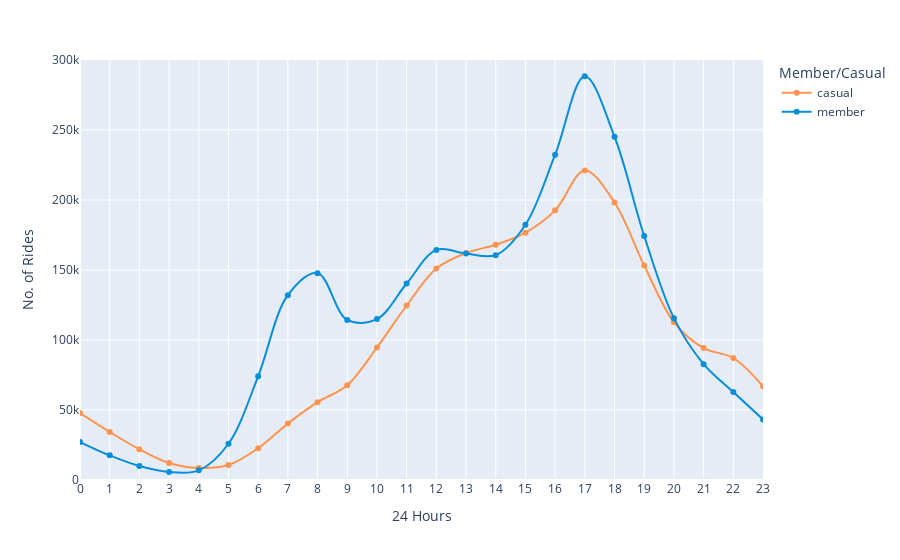

Write notebook code for a chart like this one.
### Code cell
fig_4 = df.groupby(['hour', 'member_casual'], as_index=False).count()

fig_4a = px.line(fig_4, x = 'hour', y = 'ride_id', range_x = [0,23], range_y = [0,300000],
                 color = 'member_casual',
                 line_shape = 'spline',
                 markers=True,
                 labels = {'ride_id': 'No. of Rides', 'hour': '24 Hours', 'member_casual': 'Member/Casual'},
                 hover_name = 'member_casual', hover_data = {'member_casual': False, 'month': False, 'ride_id': True},
                 color_discrete_map = {'casual': '#FF934F', 'member': '#058ED9'})
fig_4a.update_xaxes(dtick=1)
fig_4a.show()

### Figure 1 — Plotly figure (JSON) as saved in the notebook; plotly's stock layout.template omitted (floating-point values rounded to 4 significant figures)
{"data": [{"customdata": [["casual", 47827], ["casual", 34357], ["casual", 21917], ["casual", 12154], ["casual", 8646], ["casual", 10705], ["casual", 22642], ["casual", 40284], ["casual", 55570], ["casual", 67683], ["casual", 94645], ["casual", 124632], ["casual", 151021], ["casual", 162151], ["casual", 168013], ["casual", 176694], ["casual", 192608], ["casual", 221084], ["casual", 198252], ["casual", 153242], ["casual", 112847], ["casual", 94234], ["casual", 87153], ["casual", 66894]], "hovertemplate": "<b>%{hovertext}</b><br><br>24 Hours=%{x}<br>No. of Rides=%{y}<extra></extra>", "hovertext": ["casual", "casual", "casual", "casual", "casual", "casual", "casual", "casual", "casual", "casual", "casual", "casual", "casual", "casual", "casual", "casual", "casual", "casual", "casual", "casual", "casual", "casual", "casual", "casual"], "legendgroup": "casual", "line": {"color": "#FF934F", "dash": "solid", "shape": "spline"}, "marker": {"symbol": "circle"}, "mode": "lines+markers", "name": "casual", "orientation": "v", "showlegend": true, "type": "scatter", "x": [0, 1, 2, 3, 4, 5, 6, 7, 8, 9, 10, 11, 12, 13, 14, 15, 16, 17, 18, 19, 20, 21, 22, 23], "xaxis": "x", "y": [47827, 34357, 21917, 12154, 8646, 10705, 22642, 40284, 55570, 67683, 94645, 124632, 151021, 162151, 168013, 176694, 192608, 221084, 198252, 153242, 112847, 94234, 87153, 66894], "yaxis": "y"}, {"customdata": [["member", 27119], ["member", 17594], ["member", 10024], ["member", 5740], ["member", 6904], ["member", 25904], ["member", 74074], ["member", 131985], ["member", 147646], ["member", 114296], ["member", 114944], ["member", 140341], ["member", 164354], ["member", 161708], ["member", 160614], ["member", 182284], ["member", 232365], ["member", 288402], ["member", 245191], ["member", 174298], ["member", 115596], ["member", 82733], ["member", 62817], ["member", 43228]], "hovertemplate": "<b>%{hovertext}</b><br><br>24 Hours=%{x}<br>No. of Rides=%{y}<extra></extra>", "hovertext": ["member", "member", "member", "member", "member", "member", "member", "member", "member", "member", "member", "member", "member", "member", "member", "member", "member", "member", "member", "member", "member", "member", "member", "member"], "legendgroup": "member", "line": {"color": "#058ED9", "dash": "solid", "shape": "spline"}, "marker": {"symbol": "circle"}, "mode": "lines+markers", "name": "member", "orientation": "v", "showlegend": true, "type": "scatter", "x": [0, 1, 2, 3, 4, 5, 6, 7, 8, 9, 10, 11, 12, 13, 14, 15, 16, 17, 18, 19, 20, 21, 22, 23], "xaxis": "x", "y": [27119, 17594, 10024, 5740, 6904, 25904, 74074, 131985, 147646, 114296, 114944, 140341, 164354, 161708, 160614, 182284, 232365, 288402, 245191, 174298, 115596, 82733, 62817, 43228], "yaxis": "y"}], "layout": {"legend": {"title": {"text": "Member/Casual"}, "tracegroupgap": 0}, "margin": {"t": 60}, "xaxis": {"anchor": "y", "domain": [0.0, 1.0], "dtick": 1, "range": [0, 23], "title": {"text": "24 Hours"}}, "yaxis": {"anchor": "x", "domain": [0.0, 1.0], "range": [0, 300000], "title": {"text": "No. of Rides"}}}}
